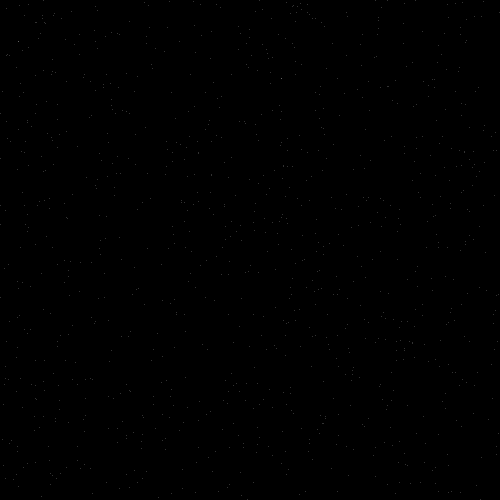
Frame 1 (no input)
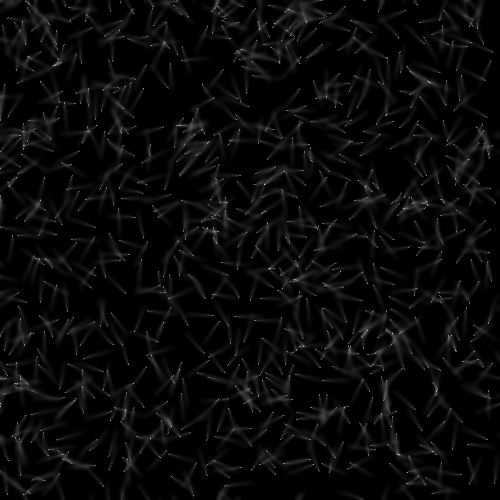
Frame 60 (the mouse pressed at the canvas centre just before this capture)
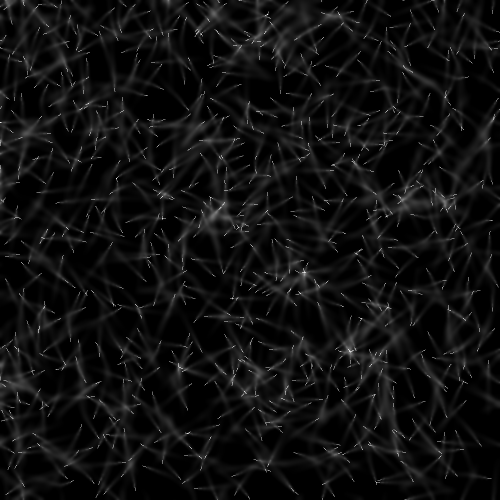
Frame 120 (the mouse held since frame 60 and released just before this capture)

The Processing sketch that drew these frames (run headless with seeded random() and noise(); from frame 60 on, the mouse is pressed at the canvas centre):

// Processing sketch: first
// ── first.pde
Particle[] particles;
PImage img;

void setup(){
  size(500, 500);
  
  int si = 1000;
  particles = new Particle[si];
  for (int i=0;i<si;i++){
    int x = (int)random(0, width);
    int y = (int)random(0, height);
    float a = random(0, TAU);
    particles[i] = new Particle(x, y,a);
  }
  img = new PImage(500, 500);
}

int t = 0;

void draw(){
  t++;
  for(int i =0;i<particles.length;i++){
    Particle part = particles[i];
    if (i==particles.length/2){
      //print(part.pos);
    }
    part.rotate(img);
    part.move();
    part.clip(img.width, img.height);
  }
  for(int i =0;i<particles.length;i++){
    Particle part = particles[i];
    part.deposit(img);
  }
  image(img,0,0);
  if (t%8==0)img.filter(BLUR, 1);
  
}

// ── dos.pde
class Particle{
  float seek_dist = .5;
  float seek_angle = PI/6;
  float move_dist = .5;
  float move_angle = PI/12/2;
  float angle = 0;
  PVector pos;
  
  //int THRESHOLD_LOW = 50;
  //int THRESHOLD_HIGH = 100;
  int MAX_VAL = 255;
  int INC_VAL = 50;
    
  Particle(float x, float y ,float a){
    this.pos = new PVector(x, y);
    this.angle = a;
  }
  
  void rotate(PImage img){
    float angleLeft = this.angle-this.seek_angle;
    float angleRight = this.angle+this.seek_angle;
    PVector tmP = new PVector(this.seek_dist*cos(angleLeft), this.seek_dist*sin(angleLeft));
    int[] pLeft = this.getIndex(PVector.add(this.pos,tmP), img.width, img.height);
    tmP = new PVector(this.seek_dist*cos(angleRight), this.seek_dist*sin(angleRight));
    int[] pRight = this.getIndex(PVector.add(this.pos, tmP), img.width, img.height);
    tmP = new PVector(this.seek_dist*cos(this.angle), this.seek_dist*sin(this.angle));
    int[] pMiddle = this.getIndex(PVector.add(this.pos, tmP), img.width, img.height);
    float aLeft = brightness(img.get(pLeft[0], pLeft[1]));
    float aMiddle = brightness(img.get(pMiddle[0], pMiddle[1]));
    float aRight = brightness(img.get(pRight[0], pRight[1]));
    
    if (aMiddle>aLeft && aMiddle>aRight){
    }
    else if (aLeft>aMiddle && aRight > aMiddle){
      int b = floor(random(2));
      if (b==0){
        this.angle += this.move_angle;
      }else{
        this.angle -= this.move_angle;
      }
    }
    else if(aLeft>aMiddle && aMiddle> aRight){
      this.angle -= this.move_angle;
    }
    else if (aLeft<aMiddle && aMiddle < aRight){
      this.angle += this.move_angle;
    }
  }
  
  void move(){
    PVector p = new PVector(this.move_dist*cos(this.angle), this.move_dist*sin(this.angle));
    this.pos.add(p);
  }
  
  void deposit(PImage img){
    int[] p = this.getIndex(this.pos, img.width, img.height);
    float a = brightness(img.get(p[0], p[1]));
    a = min(MAX_VAL, a+INC_VAL);
    img.set(p[0], p[1], color(a));
    
  }
  
  void clip(int w, int h){
    this.pos.x = this.pos.x%w;
    this.pos.y = this.pos.y%h;
  }
  
  int[] getIndex(PVector pos, int sx, int sy){
    int xx = int(pos.x/width*sx);
    int yy = int(pos.y/height*sy);
    return new int[]{xx, yy};
  }
  
  
  /*boolean isLow(int a){
    return a <THRESHOLD_LOW;
  }
  boolean isMiddle(int a){
    return THRESHOLD_LOW<a && a<THRESHOLD_HIGH;
  }
  boolean isHigh(int a){
    return THRESHOLD_HIGH<a;
  }*/
  
}
